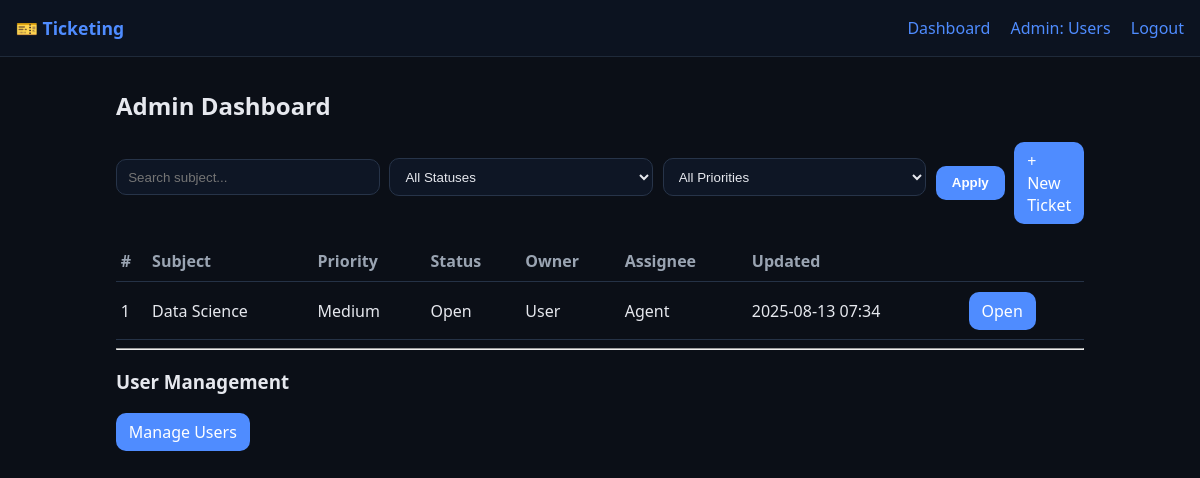
The app's page /dashboard/admin (signed in) with its own data.
### app.py (models this page shows, shortened)
class Ticket(db.Model):
    id = db.Column(db.Integer, primary_key=True)
    subject = db.Column(db.String(255), nullable=False)
    description = db.Column(db.Text, nullable=False)
    priority = db.Column(db.String(20), nullable=False, default="Low")  # Low, Medium, High, Urgent
    status = db.Column(db.String(20), nullable=False, default="Open")   # Open, In Progress, Resolved, Closed
    created_at = db.Column(db.DateTime, default=datetime.utcnow)
    updated_at = db.Column(db.DateTime, default=datetime.utcnow, onupdate=datetime.utcnow)
    owner_id = db.Column(db.Integer, db.ForeignKey("user.id"), nullable=False)
    assignee_id = db.Column(db.Integer, db.ForeignKey("user.id"), nullable=True)
    comments = db.relationship("Comment", backref="ticket", cascade="all, delete", lazy=True)
    attachments = db.relationship("Attachment", backref="ticket", cascade="all, delete", lazy=True)
    history = db.relationship("History", backref="ticket", cascade="all, delete", lazy=True)
    rating = db.relationship("Rating", backref="ticket", uselist=False, cascade="all, delete", lazy=True)

class User(db.Model):
    id = db.Column(db.Integer, primary_key=True)
    name = db.Column(db.String(120), nullable=False)
    email = db.Column(db.String(120), unique=True, nullable=False)
    password_hash = db.Column(db.String(255), nullable=False)
    role = db.Column(db.String(20), nullable=False, default="user")  # admin | agent | user
    tickets_owned = db.relationship("Ticket", backref="owner", foreign_keys="Ticket.owner_id", lazy=True)
    tickets_assigned = db.relationship("Ticket", backref="assignee", foreign_keys="Ticket.assignee_id", lazy=True)

### app.py (the view)
@app.route("/dashboard/admin")
@login_required
@role_required("admin")
def admin_dashboard():
    user = current_user()
    q = request.args.get("q","").strip()
    status = request.args.get("status","")
    priority = request.args.get("priority","")
    tickets = Ticket.query
    if q:
        tickets = tickets.filter(Ticket.subject.ilike(f"%{q}%"))
    if status:
        tickets = tickets.filter_by(status=status)
    if priority:
        tickets = tickets.filter_by(priority=priority)
    tickets = tickets.order_by(Ticket.updated_at.desc()).all()
    return render_template("dashboard_admin.html", user=user, tickets=tickets, users=User.query.all())

### app.py (called while the page is built)
def current_user():
    uid = session.get("user_id")
    if not uid:
        return None
    return User.query.get(uid)

def login_required(view):
    @functools.wraps(view)
    def wrapped(*args, **kwargs):
        if not current_user():
            return redirect(url_for("login", next=request.path))
        return view(*args, **kwargs)
    return wrapped

def role_required(*roles):
    def decorator(view):
        @functools.wraps(view)
        def wrapped(*args, **kwargs):
            user = current_user()
            if not user or user.role not in roles:
                abort(403)
            return view(*args, **kwargs)
        return wrapped
    return decorator

### templates/dashboard_admin.html (shortened to what this page needs)
{% extends "base.html" %}
{% block content %}
<h2>Admin Dashboard</h2>
<form class="filters" method="get">
  <input type="text" name="q" value="{{ request.args.get('q','') }}" placeholder="Search subject...">
  <select name="status">
    <option value="">All Statuses</option>
  </select>
  <select name="priority">
    <option value="">All Priorities</option>
  </select>
  <button type="submit">Apply</button>
  <a class="button" href="{{ url_for('new_ticket') }}">+ New Ticket</a>
</form>
<table class="table">
  <thead>
    <tr>
      <th>#</th><th>Subject</th><th>Priority</th><th>Status</th><th>Owner</th><th>Assignee</th><th>Updated</th><th></th>
    </tr>
  </thead>
  <tbody>
    {% for t in tickets %}
    <tr>
      <td>{{t.id}}</td>
      <td>{{t.subject}}</td>
      <td>{{t.priority}}</td>
      <td>{{t.status}}</td>
      <td>{{ t.owner.name }}</td>
      <td>{{ t.assignee.name if t.assignee else "-" }}</td>
      <td>{{ t.updated_at.strftime("%Y-%m-%d %H:%M") }}</td>
      <td><a class="button small" href="{{ url_for('view_ticket', ticket_id=t.id) }}">Open</a></td>
    </tr>
    {% else %}
    <tr><td colspan="8">No tickets.</td></tr>
    {% endfor %}
  </tbody>
</table>
<hr>
<h3>User Management</h3>
<a class="button" href="{{ url_for('manage_users') }}">Manage Users</a>
{% endblock %}

### static/styles.css (style rules this page uses)
:root { --bg:#0b0f17; --card:#151b26; --text:#e6e8ee; --muted:#9aa4b2; --accent:#4f8cff; --danger:#ff6b6b; }
* { box-sizing:border-box; }
body { background:var(--bg); color:var(--text); font-family:system-ui, -apple-system, Segoe UI, Roboto, Ubuntu, Cantarell, Noto Sans, Helvetica, Arial, sans-serif; margin:0; }
a { color:var(--accent); text-decoration:none; }
button { background:var(--accent); border:none; color:white; padding:.6rem 1rem; border-radius:10px; cursor:pointer; font-weight:600; }
input, select, textarea { width:100%; background:#0e1625; border:1px solid #273449; color:var(--text); padding:.6rem .7rem; border-radius:10px; margin:.3rem 0 1rem; }
.table { width:100%; border-collapse:collapse; }
.table th, .table td { border-bottom:1px solid #253246; padding:.6rem .3rem; }
.table th { text-align:left; color:var(--muted); font-weight:600; }
.filters { display:flex; gap:.6rem; align-items:center; margin:1rem 0; }
.filters .button { margin-left:auto; }
.button { display:inline-block; background:var(--accent); color:white; padding:.5rem .8rem; border-radius:10px; }

### records on screen
Ticket: id "1", subject "Data Science", priority "Medium", status "Open", owner.name "User", assignee "Agent", updated_at "2025-08-13 07:34"
